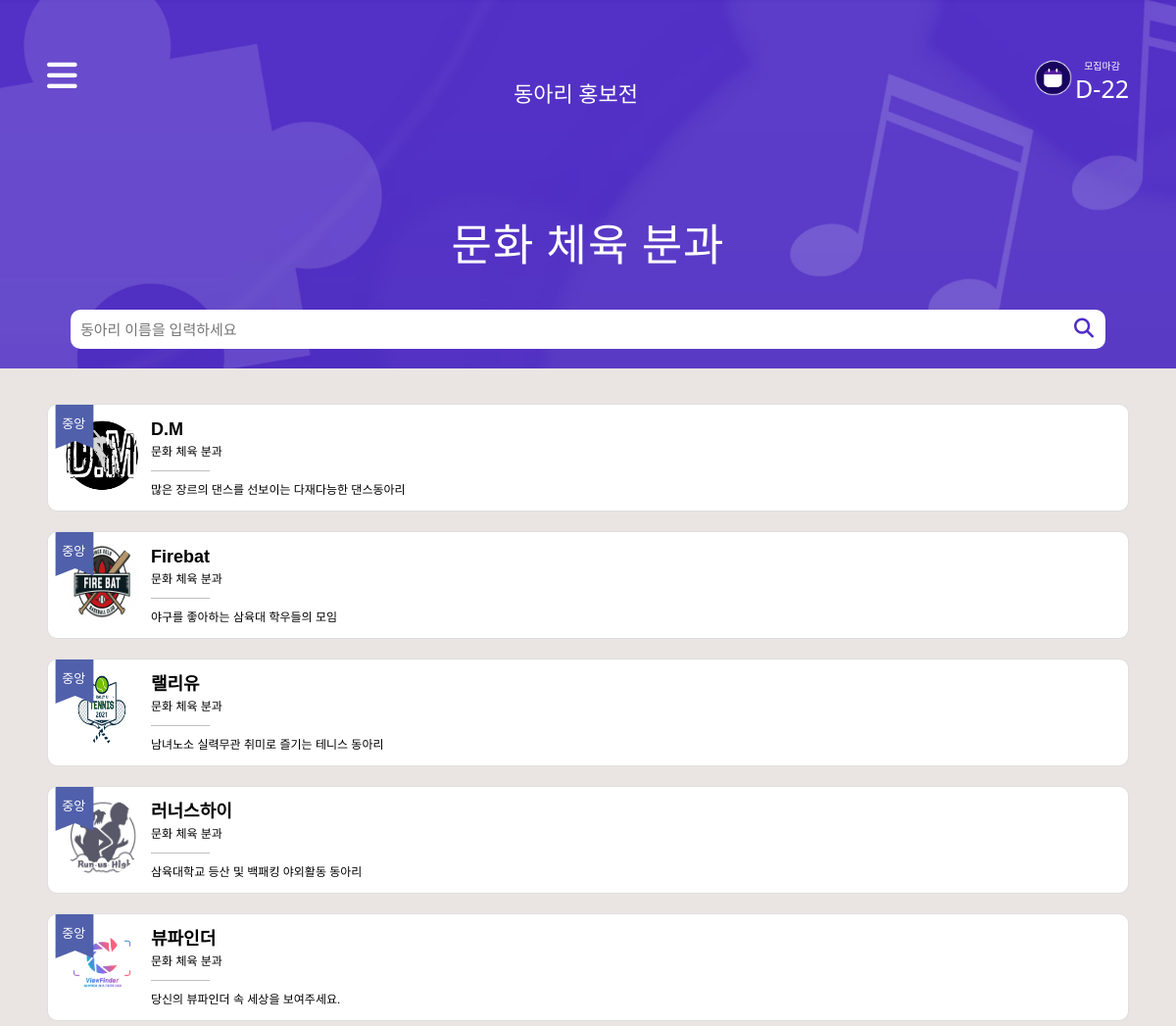
Before: /club/1 (upper part) with the older database file.
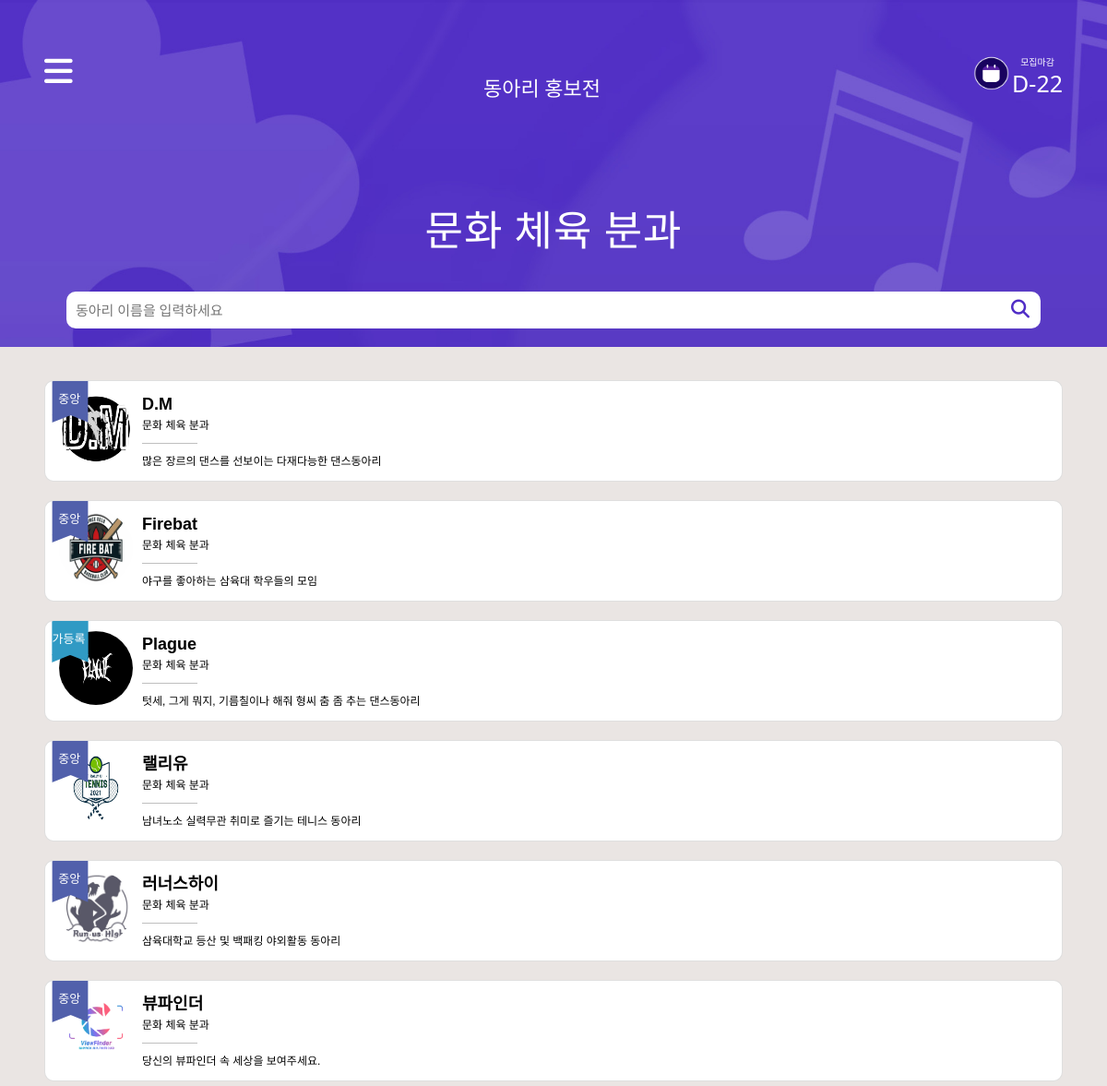
After: the same page with the newer database file.
### base/models.py (models this page shows, shortened)
class Clubs(models.Model):
    club_id = models.AutoField(primary_key=True)
    club_name = models.CharField(max_length=200, blank=True, null=True)
    main_club = models.IntegerField(blank=True, null=True)
    club_desc = models.CharField(max_length=200, blank=True, null=True)
    user = models.ForeignKey(AuthUser, models.DO_NOTHING, blank=True, null=True)
    club_type = models.ForeignKey(ClubTypes, models.DO_NOTHING)
    club_img = models.ImageField(upload_to='images/', blank=True, null=True) # 활동사진
    club_logo = models.ImageField(upload_to='images/', blank=True, null=True) #로고
    rank = models.IntegerField(blank=True, null=True)
    sns_link = models.CharField(max_length=500, blank=True, null=True) # 여분
    instagram_link = models.CharField(max_length=500, blank=True, null=True)
    facebook_link = models.CharField(max_length=500, blank=True, null=True)
    youtube_link = models.CharField(max_length=500, blank=True, null=True)
    form_link = models.CharField(max_length=500, blank=True, null=True)
    recruitment_content = models.TextField(blank=True, null=True)

class ClubTypes(models.Model):
    club_type_id = models.AutoField(primary_key=True)
    club_type_name = models.CharField(max_length=200, blank=True, null=True)
    club_type_desc = models.CharField(max_length=200, blank=True, null=True)
    club_type = models.IntegerField(blank=True, null=True)
    def __str__(self):
        return self.club_type_name

### club/views.py (the view)
# urls.py: path('<int:club_type>', views.haksool, name="haksool"),
def haksool(request, club_type):
    if club_type == 1:
        template_name = 'club_list1.html'
    elif club_type == 2:
        template_name = 'club_list2.html'
    elif club_type == 3:
        template_name = 'club_list3.html'
    side_menu1 = Clubs.objects.all().filter(club_type = 1)
    side_menu2 = Clubs.objects.all().filter(club_type = 2)
    side_menu3 = Clubs.objects.all().filter(club_type = 3)
    if request.GET.get("keyword"):
        keyword = request.GET.get("keyword")
        club_list = Clubs.objects.all().filter(Q(club_type = club_type) & (Q(club_name__icontains = keyword)))
        return render(request, template_name, {'club_list': club_list, 'club_type': club_type, 'side_menu1':side_menu1, 'side_menu2':side_menu2, 'side_menu3':side_menu3})
    else:
        club_list = Clubs.objects.all().filter(club_type = club_type).order_by('club_name')
        return render(request, template_name, {'club_list': club_list, 'club_type': club_type, 'side_menu1':side_menu1, 'side_menu2':side_menu2, 'side_menu3':side_menu3})

### club/templates/club_list1.html (shortened to what this page needs)
{% load static %}
<!DOCTYPE html>
<html lang="en">
<head>
  <link rel="stylesheet" href="https://maxcdn.bootstrapcdn.com/bootstrap/3.3.2/css/bootstrap.min.css">
  <link rel="stylesheet" href="https://maxcdn.bootstrapcdn.com/bootstrap/3.3.2/css/bootstrap-theme.min.css">
  <link href="https://cdn.jsdelivr.net/npm/bootstrap@5.0.2/dist/css/bootstrap.min.css" rel="stylesheet"
>
</head>
<body>
  <header>
    {% include 'side.html' %}
    <p> 문화 체육 분과</p>
    <form action="{% url 'haksool' club_type %}" method="GET">
      <div class="search-bar">
        <input type="search" placeholder="동아리 이름을 입력하세요" name="keyword">
        <button type="submit" class="fas fa-search"></button>
      </div>
    </form>
  </header>
  <section>
    {% for club in club_list %}
    <a href="{% url 'home' club.club_id %}">
      <div class="card" style="border-radius: 10px;">
        <div class="c_img">
          <div class="card_img">
            {% if club.club_logo %}
            <img src="{{club.club_logo.url}}" width="80px" height="80px" style="border-radius: 50%">
            {% else %}
            <img src="{% static '1.png' %}" width="80px" height="80px" style="border-radius: 50%">
            {% endif %}
          </div>
          {% if club.main_club == 1 %}
          <img class="flag" src="{% static '중앙.svg' %}" width="40px" height="45px">
          {% elif club.main_club == 0 %}
          <img class="flag" src="{% static '가등록.svg' %}" width="40px" height="45px">
          {% endif %}
        </div>
        <div class="text-wrap">
          <h1>{{club.club_name}}</h1>
          <span>{{club.club_type}}</span>
          <hr style="color: black;" width="60px">
          <span id="club_t">{{club.club_desc}}</span>
        </div>
      </div>
    </a>
    {% endfor %}
  </section>
</body>
</html>

Changed rows visible on the page:
added Clubs: club_logo (picture), main_club 0 (drawn), club_name "Plague", club_type "문화 체육 분과", club_desc "텃세, 그게 뭐지, 기름칠이나 해줘 형씨 춤 좀 추는 댄스동아리"
